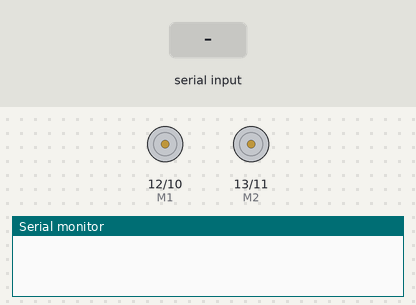
This sketch was run on a simulated Arduino Uno, built with avr-gcc and run on an emulated ATmega328P. Parts: direction and speed pins drawn as motors (green arrow = direction pin HIGH = forward, orange = LOW = backward, longer = more drive), the last lines printed to the serial monitor. The inputs (shaded band) are chosen by the test bench.

Above: at 1.2 s.
1.3 s: "1" received over Serial
At 1.7 s:
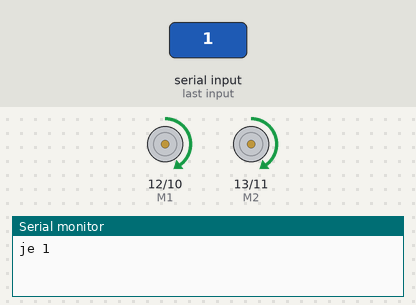
3.3 s: "2" received over Serial
At 3.7 s:
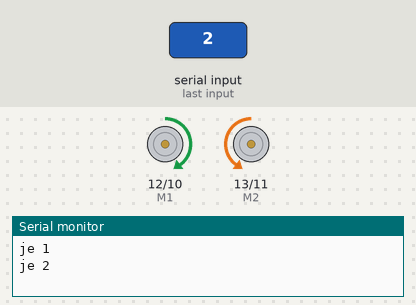
5.3 s: "3" received over Serial
At 5.7 s:
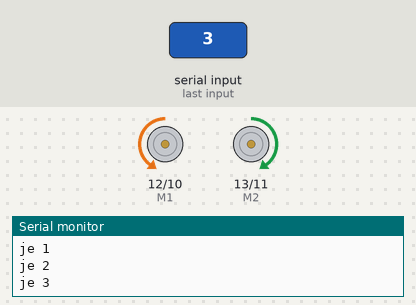
7.3 s: "4" received over Serial
At 7.7 s:
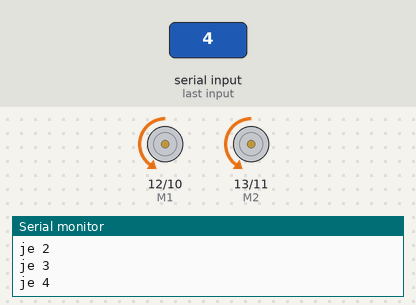
Timing chart, 0 to 10.3 s (numbered marks = the images above; inputs shaded):
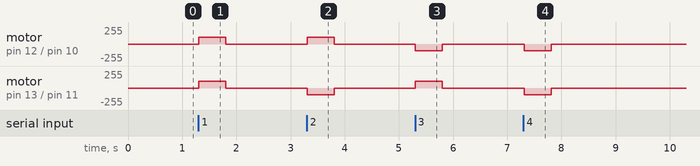

The sketch:

mariokart.ino
```cpp
const int E1 = 10;
const int M1 = 12;
const int E2 = 11;
const int M2 = 13;
int min =  27;
String tps = "";
String chaine = "";
int oldspeed = 0;
int value = 0;


void setup ()
{
  pinMode(E1, OUTPUT);
  pinMode(M1, OUTPUT);
  pinMode(E2, OUTPUT);
  pinMode(M2, OUTPUT);
  Serial.begin(9600);
}

void loop (){
   while(Serial.available()>0){
    chaine += char(Serial.read());
    delay(2);
  }

  if(chaine != ""){
    if (chaine=="1"){
      Serial.println("je 1");
      digitalWrite(M2, HIGH);
      digitalWrite(M1, HIGH);
      analogWrite(E2, 100);
      analogWrite(E1, 100);
      delay(500);
    }
    if (chaine=="2"){
      Serial.println("je 2");
      digitalWrite(M2, LOW);
      digitalWrite(M1, HIGH);
      analogWrite(E2, 100);
      analogWrite(E1, 100);
      delay(500);
    }
    if (chaine=="3"){
      Serial.println("je 3");
      digitalWrite(M2, HIGH);
      digitalWrite(M1, LOW);
      analogWrite(E2, 100);
      analogWrite(E1, 100);
      delay(500);
    }
    if (chaine=="4"){
      Serial.println("je 4");
      digitalWrite(M2, LOW);
      digitalWrite(M1, LOW);
      analogWrite(E2, 100);
      analogWrite(E1, 100);
      delay(500);
    }
    analogWrite(E2, 0);
    analogWrite(E1, 0);

    chaine="";
  }
  delay(10);


}
```

Measured:
- after the input at 1.3 s, motor on pin 12 (M1) / pin 10 (E1), motor on pin 13 (M2) / pin 11 (E2): stopped → forward 100/255 at once, → stopped 0.50 s later
- after the input at 3.3 s, motor on pin 12 (M1) / pin 10 (E1): stopped → forward 100/255 at once, → stopped 0.50 s later; motor on pin 13 (M2) / pin 11 (E2): stopped → backward 100/255 at once, → stopped 0.50 s later
- after the input at 5.3 s, motor on pin 12 (M1) / pin 10 (E1): stopped → backward 100/255 at once, → stopped 0.50 s later; motor on pin 13 (M2) / pin 11 (E2): stopped → forward 100/255 at once, → stopped 0.50 s later
- after the input at 7.3 s, motor on pin 12 (M1) / pin 10 (E1), motor on pin 13 (M2) / pin 11 (E2): stopped → backward 100/255 at once, → stopped 0.50 s later
